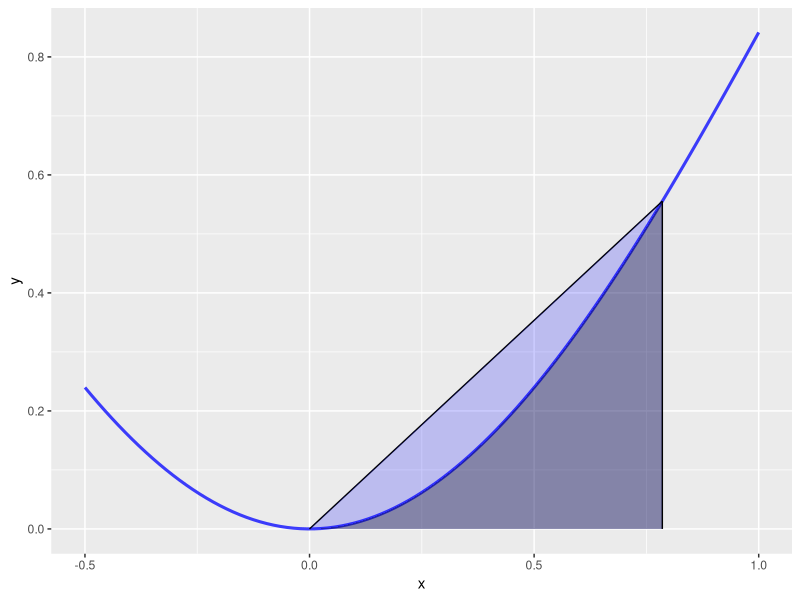
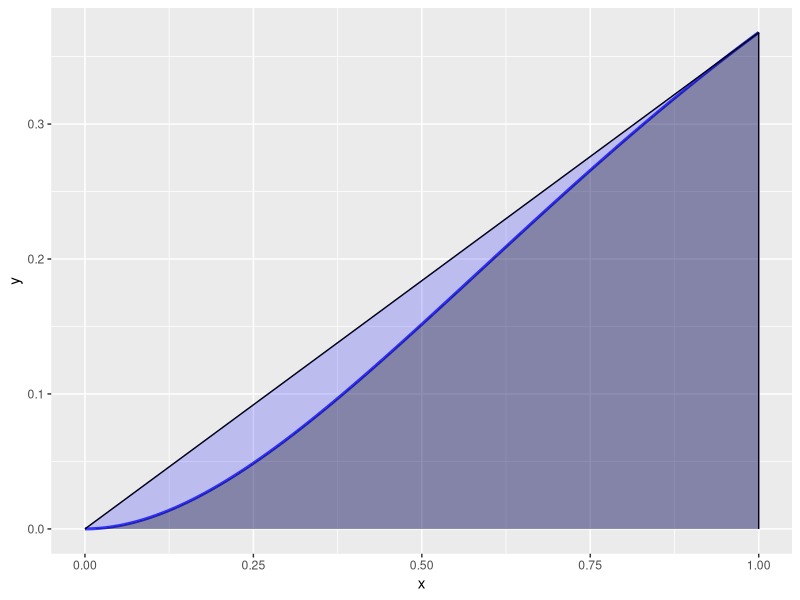
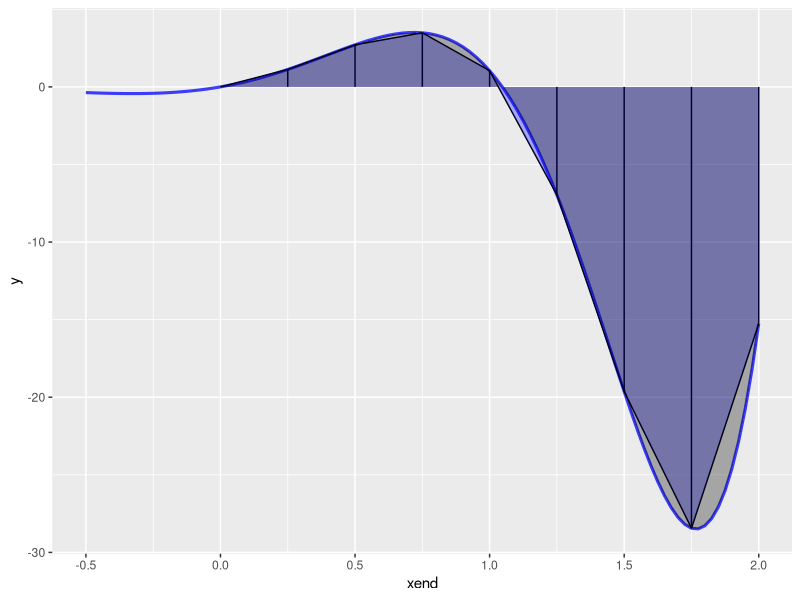
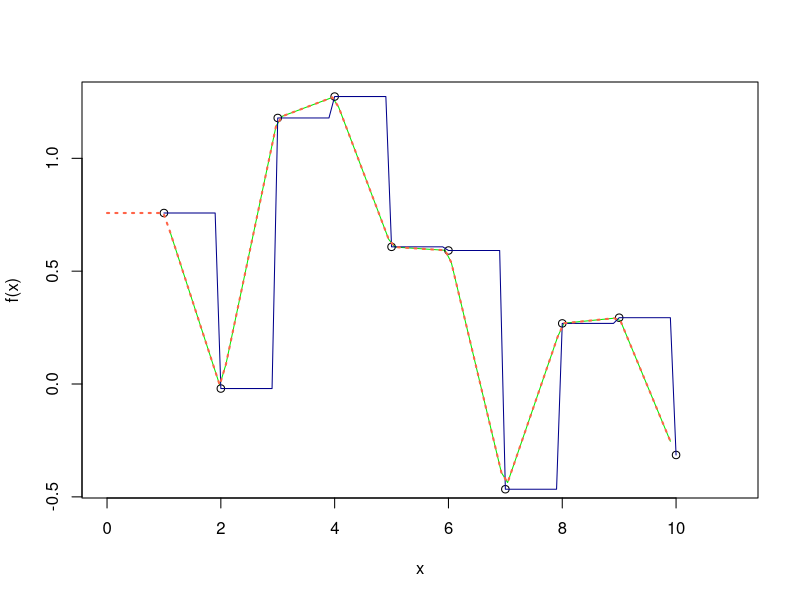

Here is the R script that generated these plots, in order: (Note: this script raises an error after producing the figures.)
## ---- chunk 1


library(stringr)
library(tidyverse)
library(lubridate)
library(ggplot2)
library(zoo)

## ---- chunk 2

f <- function(x) {
  return(x * sin(x))
}
# Create a data frame to store all the points needed for the approximation trapezoid
df <- data.frame(cbind(c(0, pi/4, pi/4, 0), c(0, f(pi/4), 0, 0)))
# Plot the function and its approximation by the trapezoidal rule
ggplot(data = data.frame(x = 0), mapping = aes(x = x)) + 
  stat_function(fun = f, size = 1.05, alpha = 0.75, color='blue') + 
  geom_segment(aes(x = 0, y = 0, xend = pi/4, yend = f(pi/4))) + 
  geom_segment(aes(x = pi/4, y = 0, xend = pi/4, yend = f(pi/4))) + 
  geom_polygon(data = df, aes(x=X1, y=X2), fill = 'blue', alpha = 0.2) + 
  geom_area(stat = 'function', fun = f, fill = 'black', alpha = 0.3, xlim = c(0, pi/4)) + 
  xlim(c(-0.5,1))



## ---- chunk 3


f2 <- function(x) {
  return(x^2 * exp(-x))
}
df <- data.frame(cbind(c(0, 1, 1, 0), c(0, f2(1), 0, 0)))
ggplot(data = data.frame(x = 0), mapping = aes(x = x)) + 
  stat_function(fun = f2, size = 1.05, alpha = 0.75, color='blue') + 
  geom_segment(aes(x = 0, y = 0, xend = 1, yend = f2(1))) + 
  geom_segment(aes(x = 1, y = 0, xend = 1, yend = f2(1))) + 
  geom_polygon(data = df, aes(x=X1, y=X2), fill = 'blue', alpha = 0.2) + 
  geom_area(stat = 'function', fun = f2, fill = 'black', alpha = 0.3, xlim = c(0, 1)) + 
  xlim(c(0,1))


## ---- chunk 4

trapezoid <- function(f, a, b) {
  if (is.function(f) == FALSE) {
    stop('f must be a function with one parameter (variable)')
  }
  
  h <- b - a
  
  fxdx <- (h / 2) * (f(a) + f(b))
  
  return(fxdx)
}


## ---- chunk 5

f3 <- function(x) {
  return(exp(2 * x) * sin(3 * x))
}


## VISUALIZATION OF COMPOSITE TRAPEZOID ESTIMATION

# Break the interval into n subintervals
seg <- seq.int(0, 2, length.out = 9)

# Initialize an empty vector to store function outputs
fx <- vector(length = length(seg))

# For each subinterval, calculate the function
for (i in 1:length(seg)) {
  fx[i] <- f3(seg[i])
}

# Collect the needed points into a data.frame
df <- data.frame(xend = seg, 
                 y = rep(0, 9), 
                 yend = fx, 
                 yend1 = c(fx[2:9], fx[9]), 
                 xend1 = c(seg[2:9], seg[9]))

# plot the function and its approximation
ggplot(data = df) + 
  stat_function(fun = f3, size = 1.05, alpha = 0.75, color='blue') + 
  geom_segment(aes(x=xend, y=y, xend=xend, yend=yend)) + 
  geom_segment(aes(x=xend, y=yend, xend=xend1, yend=yend1)) + 
  geom_ribbon(aes(x=xend, ymin=y, ymax=yend), fill = 'blue', alpha = 0.3) + 
  geom_area(stat = 'function', fun = f3, fill = 'black', alpha = 0.3, xlim = c(0, 2)) + 
  xlim(c(-0.5, 2))



## ---- chunk 6

#inputs: f = function, a = lower limit, b = upper limit, n = number of divisions
# from above:
#f <- function(x) {
#  return(x * sin(x))
#}

#As a refresher: the formula for the area of a trapezoid:
# A = 1/2h(b1 + b2). Or A = ((a+b)/2)h
# In our formula, the 1/2 * h becomes a constant that is distributed to the other terms (h / 2)

composite.trapezoid <- function(f, a, b, n) {
  if (is.function(f) == FALSE) {
    stop('f must be a function with one parameter (variable)') #I think this is a way to output an error message
  }
  
  h <- (b - a) / n #h = height of a single trapezoid on it's side.
  
  j <- 1:n - 1  #j = integer sequence from 1:n-1

  xj <- a + j * h #xj = variable given by: lower limit plus (lower limit + # of traps - 1) times h

  approx <- (h / 2) * (f(a) + (2 * sum(f(xj)) + f(b) ) )#    height divided by 2 (constant) * ( (y value at a))  +PLUS+
  # 2 times the (sum of y values at xj) +PLUS+  y values at b)
  
  return(approx)
}

composite.trapezoid(f3, 0, 2, 8)


## ---- chunk 7

x <- 1:10
y <- rnorm(10)
f <- approxfun(x, y)
curve(f(x), 0, 11, col = "green2")
points(x, y)
is.function(fc <- approxfun(x, y, method = "const")) # TRUE
curve(fc(x), 0, 10, col = "darkblue", add = TRUE)
## different extrapolation on left and right side :
plot(approxfun(x, y, rule = 2:1), 0, 11,
     col = "tomato", add = TRUE, lty = 3, lwd = 2)


## ---- chunk 8

x = c(0:100)
y = rnorm(101)
gt0 <- y[y>0]
print(gt0)

posArea = trapz(x(gt0), y(gt0));                       # % Area > 0
negArea = trapz(x(~gt0), y(~gt0));                     # % Area < 0

#I've already done the first part of separating the above-zero data and below-zero data using filter (See AUC_degree_day_trials.Rmd)

#Adding an interpolation part:

x <- order(1:100)
y <- sample(-22:40, 100, replace = TRUE)
length(x)
length(y)

df <- as.data.frame(cbind(x,y))
df$lead.y <- lead(df$y)
view(df)


FUN1 <- function(df){
  
  z.ct <- 0
  
  for(i in (1:nrow(df))){
    
    if(!is.na(df[i]$lead.y) & (df[i]$y * df[i]$lead.y < 0)){
  
  z.ct <- z.ct + 1
  print(z.ct)
}
}
}


df.l <- list()  # Create empty list

for(i in 1:nrow(df)) {   #for(each variable in the sequence "1 through the number of rows in df"):
                          
  df.l[[i]] <- df[i , ]  #create an element in files.meta.list from each row found in data.list.df
}
head(df.l)
  

FUN1 

z.ct <- 0
sapply(seq_along(df.l), function(i){
  
    if(!is.na(df.l[[i]]$lead.y) & (df.l[[i]]$y * df.l[[i]]$lead.y < 0)){
  
  z.ct <- z.ct + 1
  print(z.ct)
}
  }
)
#5/17: this kinda works but there's a problem with the counter. I think it needs to be outside the loop. I also don't want to use lists. I think the easiest thing is to just create another column with a lead(y) value.
  
FUN1(df)

#FUN1(df)
lapply(df, FUN1)

pwalk(df, FUN1)

args(lapply)
#interp.FUN <- approx(x,y, xout = c(___))


##Completely new approach!!!


df 
df$detect <- as.logical((df$y * df$lead.y) < 0)
sum(df$detect, na.rm = TRUE)

triangles <- df[df$detect == "TRUE",]


##that was a billion times easier.
